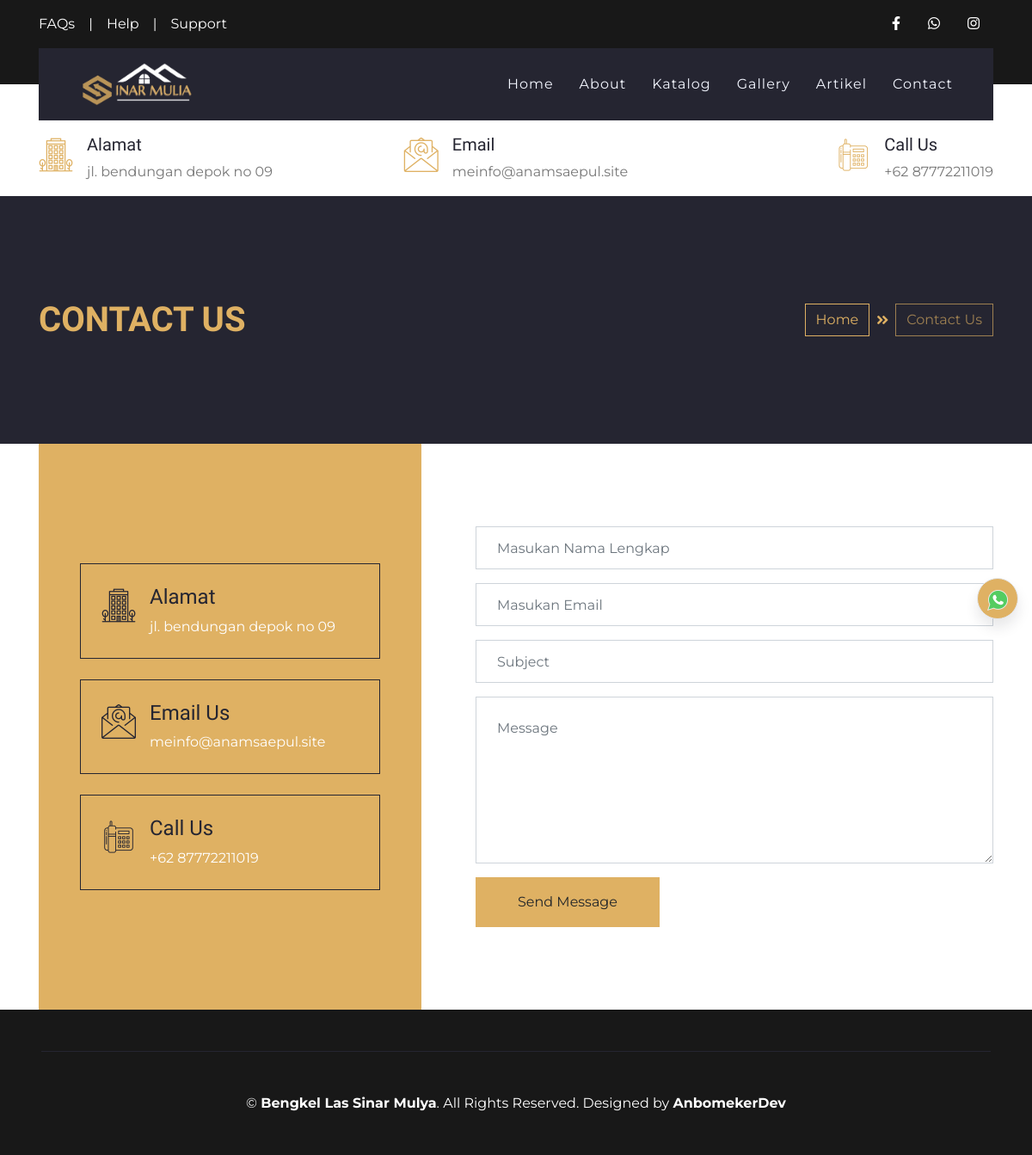
The app's page /index.php/contact with its own data.
### tables this page shows
CREATE TABLE `set_profil`  (
  `profil_id` int(11) NOT NULL AUTO_INCREMENT,
  `nama` varchar(50) NULL DEFAULT NULL,
  `alamat` varchar(100) NULL DEFAULT NULL,
  `deskripsi` text NULL,
  `logo` text NULL,
  `foto` text NULL,
  `kontak_id` int(11) NULL DEFAULT NULL,
  `company_name` varchar(50) NULL DEFAULT NULL,
  `web_url` text NULL,
  PRIMARY KEY (`profil_id`) USING BTREE
);

### application/controllers/Contact.php (called while the page is built, shortened)
<?php
class Contact extends CI_Controller
{
    public function __construct()
    {
        $this->load->model('M_contact_us', 'contact');
        $this->load->model('admin/Profil_m', 'profil');
        $this->load->library('session');
    }
    public function index()
    {
        $data = [
            'judul' => $this->profil->get_profile('nama'),
            'perusahaan' => $this->profil->get_profile('nama'),
            'logo' => $this->profil->get_profile('logo'),
            'alamat' => $this->profil->get_profile('alamat'),
            'whatsap' => $this->profil->get_kontak('whatsap'),
            'facebook' => $this->profil->get_kontak('facebook'),
            'instagram' => $this->profil->get_kontak('instagram'),
            'email' => $this->profil->get_kontak('email'),
            'telpon' => $this->profil->get_kontak('telpon'),
            'foto' => $this->profil->get_profile('foto'),
        ];
        $this->load->view('layout/header', $data);
        $this->load->view('layout/navbar', $data);
        $this->load->view('pages/contact_v', $data);
        $this->load->view('layout/footer', $data);
    }
}

### index.php (called while the page is built, shortened)
<?php
require_once BASEPATH.'core/CodeIgniter.php';

### application/models/admin/Profil_m.php (called while the page is built, shortened)
<?php
class Profil_m extends CI_Model
{
    public function get_profile($varams)
    {
        $query = $this->db->get('set_profil')->row();
        $data = $query->$varams;
        return $data;
    }
}

### application/views/pages/contact_v.php (the view, shortened to what this page needs)
<div class="container-fluid bg-secondary py-5">
    <div class="container py-5">
        <div class="row align-items-center py-4">
            <div class="col-md-6 text-center text-md-left">
                <h1 class="mb-4 mb-md-0 text-primary text-uppercase">Contact Us</h1>
            </div>
            <div class="col-md-6 text-center text-md-right">
                <div class="d-inline-flex align-items-center">
                    <a class="btn btn-outline-primary" href="">Home</a>
                    <i class="fas fa-angle-double-right text-primary mx-2"></i>
                    <a class="btn btn-outline-primary disabled" href="">Contact Us</a>
                </div>
            </div>
        </div>
    </div>
</div>
<div class="container-fluid bg-white">
    <div class="container">
        <div class="row">
            <div class="col-lg-5">
                <div class="d-flex flex-column justify-content-center bg-primary h-100 p-5">
                    <div class="d-inline-flex border border-secondary p-4 mb-4">
                        <h1 class="flaticon-office font-weight-normal text-secondary m-0 mr-3"></h1>
                        <div class="d-flex flex-column">
                            <h4>Alamat</h4>
                            <p class="m-0 text-white"><?= $alamat ?></p>
                        </div>
                    </div>
                    <div class="d-inline-flex border border-secondary p-4 mb-4">
                        <h1 class="flaticon-email font-weight-normal text-secondary m-0 mr-3"></h1>
                        <div class="d-flex flex-column">
                            <h4>Email Us</h4>
                            <p class="m-0 text-white"><?= $email ?></p>
                        </div>
                    </div>
                    <div class="d-inline-flex border border-secondary p-4">
                        <h1 class="flaticon-telephone font-weight-normal text-secondary m-0 mr-3"></h1>
                        <div class="d-flex flex-column">
                            <h4>Call Us</h4>
                            <p class="m-0 text-white">+62 <?= $telpon ?></p>
                        </div>
                    </div>
                </div>
            </div>
            <div class="col-lg-7 mb-5 my-lg-5 py-5 pl-lg-5">
                <div class="contact-form">
                    <form name="sentMessage" id="contactForm" novalidate="novalidate">
                        <div class="control-group">
                            <input type="text" class="form-control p-4" id="name" name="nama" placeholder="Masukan Nama Lengkap" required="required" data-validation-required-message="Please enter your name" />
                        </div>
                        <div class="control-group">
                            <input type="email" class="form-control p-4" id="email" name="email" placeholder="Masukan Email" required="required" data-validation-required-message="Please enter your email" />
                        </div>
                        <div class="control-group">
                            <input type="text" class="form-control p-4" id="subject" name="subject" placeholder="Subject" required="required" data-validation-required-message="Please enter a subject" />
                        </div>
                        <div class="control-group">
                            <textarea id="summernote" class="form-control p-4" rows="6" id="message" name="message" placeholder="Message" required="required" data-validation-required-message="Please enter your message"></textarea>
                        </div>
                        <div>
                            <button class="btn btn-primary py-3 px-5" type="submit" id="btnSave">Send Message</button>
                        </div>
                    </form>
                </div>
            </div>
        </div>
    </div>
</div>

### application/views/layout/navbar.php (shortened to what this page needs)
<div class="container-fluid bg-dark py-3">
    <div class="container">
        <div class="row">
            <div class="col-md-6 text-center text-lg-left mb-2 mb-lg-0">
                <div class="d-inline-flex align-items-center">
                    <a class="text-white pr-3" href="">FAQs</a>
                    <span class="text-white">|</span>
                    <a class="text-white px-3" href="">Help</a>
                    <span class="text-white">|</span>
                    <a class="text-white pl-3" href="">Support</a>
                </div>
            </div>
            <div class="col-md-6 text-center text-lg-right">
                <div class="d-inline-flex align-items-center">
                    <a class="text-white px-3" href="<?= $facebook ?>">
                        <i class="fab fa-facebook-f"></i>
                    </a>
                    <a class="text-white px-3" href="<?= $whatsap ?>">
                        <i class="fab fa-whatsapp"></i>
                    </a>
                    <a class="text-white px-3" href="<?= $instagram ?>">
                        <i class="fab fa-instagram"></i>
                    </a>
                </div>
            </div>
        </div>
    </div>
</div>
<div class="container-fluid position-relative nav-bar p-0">
    <div class="container position-relative" style="z-index: 9;">
        <nav class="navbar navbar-expand-lg bg-secondary navbar-dark py-3 py-lg-0 pl-3 pl-lg-5">
            <a href="" class="navbar-brand">
                <img src="<?= base_url() ?>assets/upload/logo/<?= $logo ?>" alt="" height="50">
            </a>
            <div class="collapse navbar-collapse justify-content-between px-3" id="navbarCollapse">
                <div class="navbar-nav ml-auto py-0">
                    <a href="<?= base_url() ?>" class="nav-item nav-link ">Home</a>
                    <a href="<?= base_url('about') ?>" class="nav-item nav-link">About</a>
                    <a href="<?= base_url('katalog') ?>" class="nav-item nav-link">Katalog</a>
                    <a href="<?= base_url('gallery') ?>" class="nav-item nav-link">Gallery</a>
                    <a href="<?= base_url('artikel') ?>" class="nav-item nav-link">Artikel</a>
                    <a href="<?= base_url('contact') ?>" class="nav-item nav-link">Contact</a>
                </div>
            </div>
        </nav>
    </div>
</div>
<div class="container-fluid bg-white py-3">
    <div class="container">
        <div class="row">
            <div class="col-lg-4 text-left mb-3 mb-lg-0">
                <div class="d-inline-flex text-left">
                    <h1 class="flaticon-office font-weight-normal text-primary m-0 mr-3"></h1>
                    <div class="d-flex flex-column">
                        <h5>Alamat</h5>
                        <p class="m-0"><?= $alamat ?></p>
                    </div>
                </div>
            </div>
            <div class="col-lg-4 text-left text-lg-center mb-3 mb-lg-0">
                <div class="d-inline-flex text-left">
                    <h1 class="flaticon-email font-weight-normal text-primary m-0 mr-3"></h1>
                    <div class="d-flex flex-column">
                        <h5>Email</h5>
                        <p class="m-0"><?= $email ?></p>
                    </div>
                </div>
            </div>
            <div class="col-lg-4 text-left text-lg-right mb-3 mb-lg-0">
                <div class="d-inline-flex text-left">
                    <h1 class="flaticon-telephone font-weight-normal text-primary m-0 mr-3"></h1>
                    <div class="d-flex flex-column">
                        <h5>Call Us</h5>
                        <p class="m-0">+62 <?= $telpon ?></p>
                    </div>
                </div>
            </div>
        </div>
    </div>
</div>

### application/views/layout/footer.php (shortened to what this page needs)
<div class="container-fluid bg-dark text-white py-5 px-sm-3 px-md-5">
    <div class="container border-top border-secondary pt-5">
        <p class="m-0 text-center text-white">
            &copy; <a class="text-white font-weight-bold" href="#"><?= $perusahaan ?></a>. All Rights Reserved. Designed by
            <a class="text-white font-weight-bold" href="https://www.anamsaepul.site">AnbomekerDev</a>
        </p>
    </div>
</div>
</body>
</html>

### records on screen
set_profil: logo (picture), alamat "jl. bendungan depok no 09", nama "Bengkel Las Sinar Mulya"

### other values on screen
$email "meinfo@anamsaepul.site"
$telpon "87772211019"
